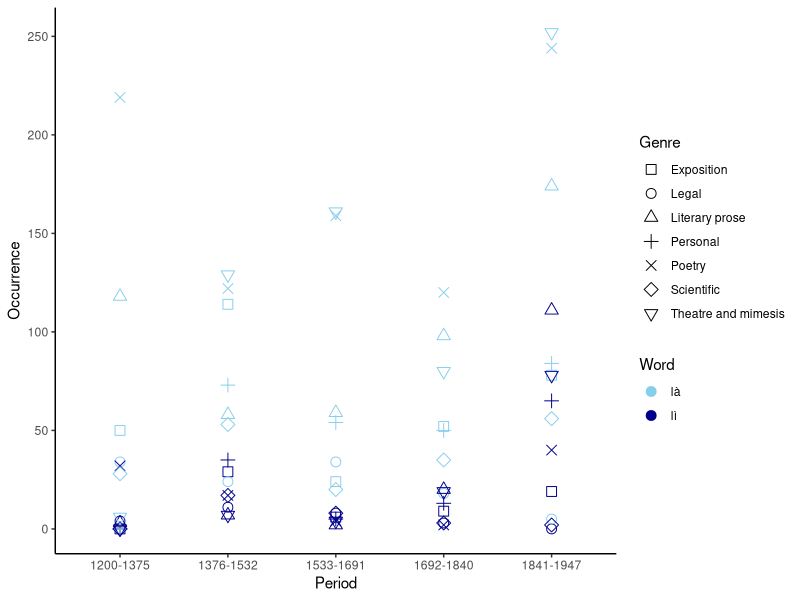
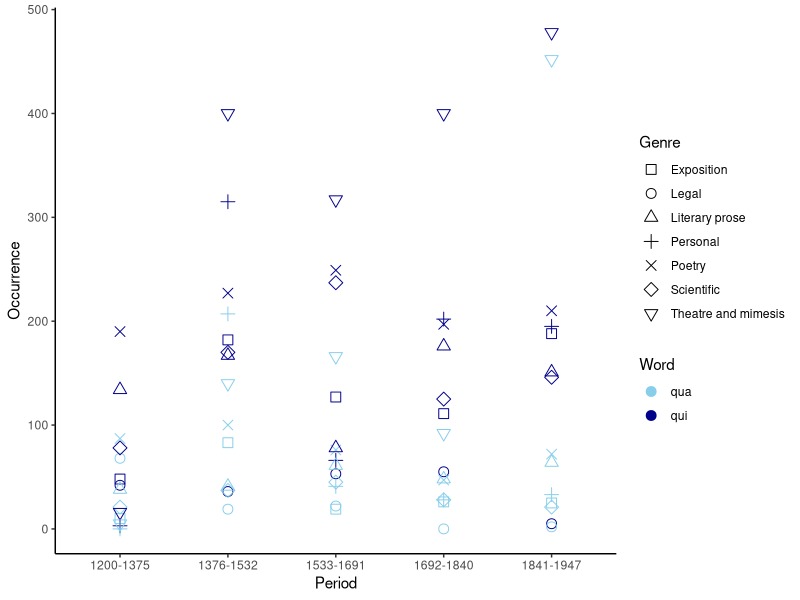
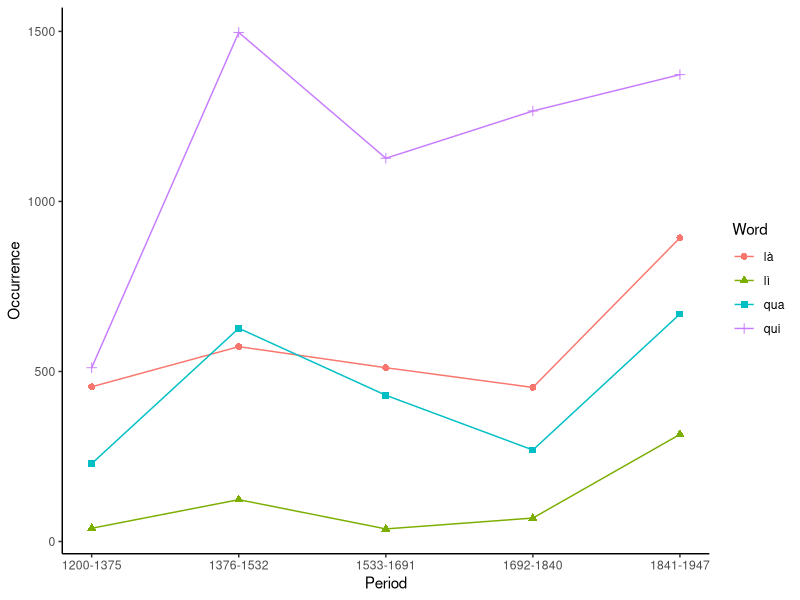
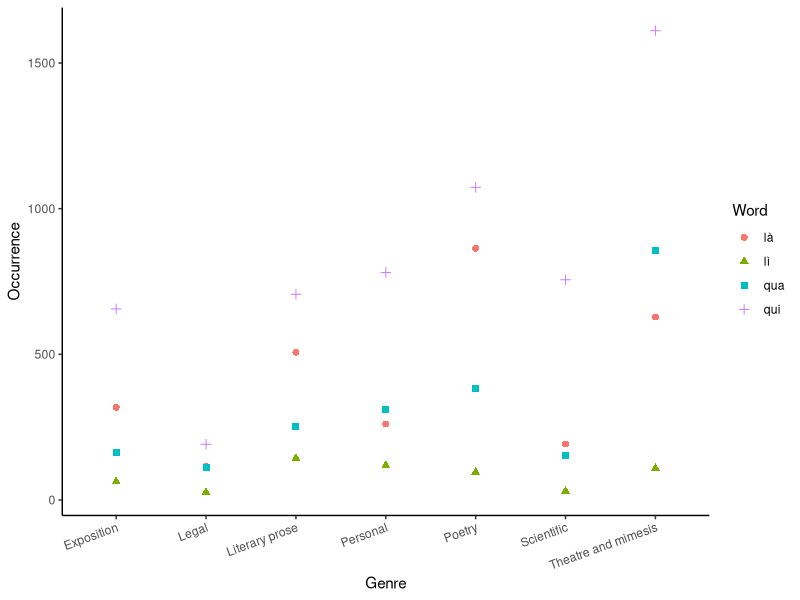

Recreate these plots in R, in order.
library(readxl)
library(ggplot2)
library(tidyverse)

Data <- read_excel("QuiQuaLiLa.xlsx")

DataG <- gather(Data,Genre,Occurrence,3:9)
DataS <- spread(DataG,Word,Occurrence)
DataS$Q <- NA
DataS$L <- NA

for (i in 1:nrow(DataS)) {
  DataS$Q[i] <- 
    binom.test(DataS$qui[i],
               DataS$qui[i] + DataS$qua[i] + 1)$p.value
  }

for (i in 1:nrow(DataS)) {
  DataS$L[i] <- 
    binom.test(DataS$là[i],
               DataS$lì[i] + DataS$là[i] + 1)$p.value
}

DataS$Q <- p.adjust(DataS$Q, method="BH")
DataS$L <- p.adjust(DataS$L, method="BH")

DataQ <- subset(DataS,
                DataS$Q <= 0.1 & DataS$qui > DataS$qua)
DataL <- subset(DataS,
                DataS$L <= 0.1 & DataS$là > DataS$lì)

DataG$Time <- as.factor(DataG$Period) %>% as.numeric()

DataGQ <- subset(DataG,
                 DataG$Word=="qui"|DataG$Word=="qua")

DataGL <- subset(DataG,
                 DataG$Word=="là"|DataG$Word=="lì")

DataGag <- aggregate(Occurrence ~ Time*Word, DataG, sum)
DataGQag <- aggregate(Occurrence ~ Time*Word, DataGQ, sum)
DataGLag <- aggregate(Occurrence ~ Time*Word, DataGL, sum)
DataGenre <- aggregate(Occurrence ~ Word*Genre, DataG, sum)

ggplot(DataGL,
       aes(x = Period,
           y = Occurrence,
           color = Word,
           shape = Genre)) + 
  geom_point(size=3) + 
  scale_shape_manual(values = 0:6) +
  scale_color_manual(values = c("skyblue","darkblue")) +
  theme_classic()

ggplot(DataGQ,
       aes(x = Period,
           y = Occurrence,
           color = Word,
           shape = Genre)) + 
  geom_point(size = 3) + 
  scale_shape_manual(values = 0:6) +
  scale_color_manual(values = c("skyblue","darkblue")) +
  theme_classic()

ggplot(DataGag,
       aes(x = Time,
           y = Occurrence,
           color = Word,
           shape = Word)) + 
  geom_point(size = 2) +
  geom_line() +
  scale_x_continuous("Period", labels = unique(DataG$Period)) +
  theme_classic()

ggplot(DataGenre,
       aes(x = Genre,
           y = Occurrence,
           color = Word,
           shape = Word)) + 
  geom_point(size = 2) +
  theme_classic() +
  theme(axis.text.x = element_text(angle = 20, hjust = 1))


aov(Occurrence ~ Time * Word, DataGQ) %>% summary()

aov(Occurrence ~ Time * Word, DataGL) %>% summary()
